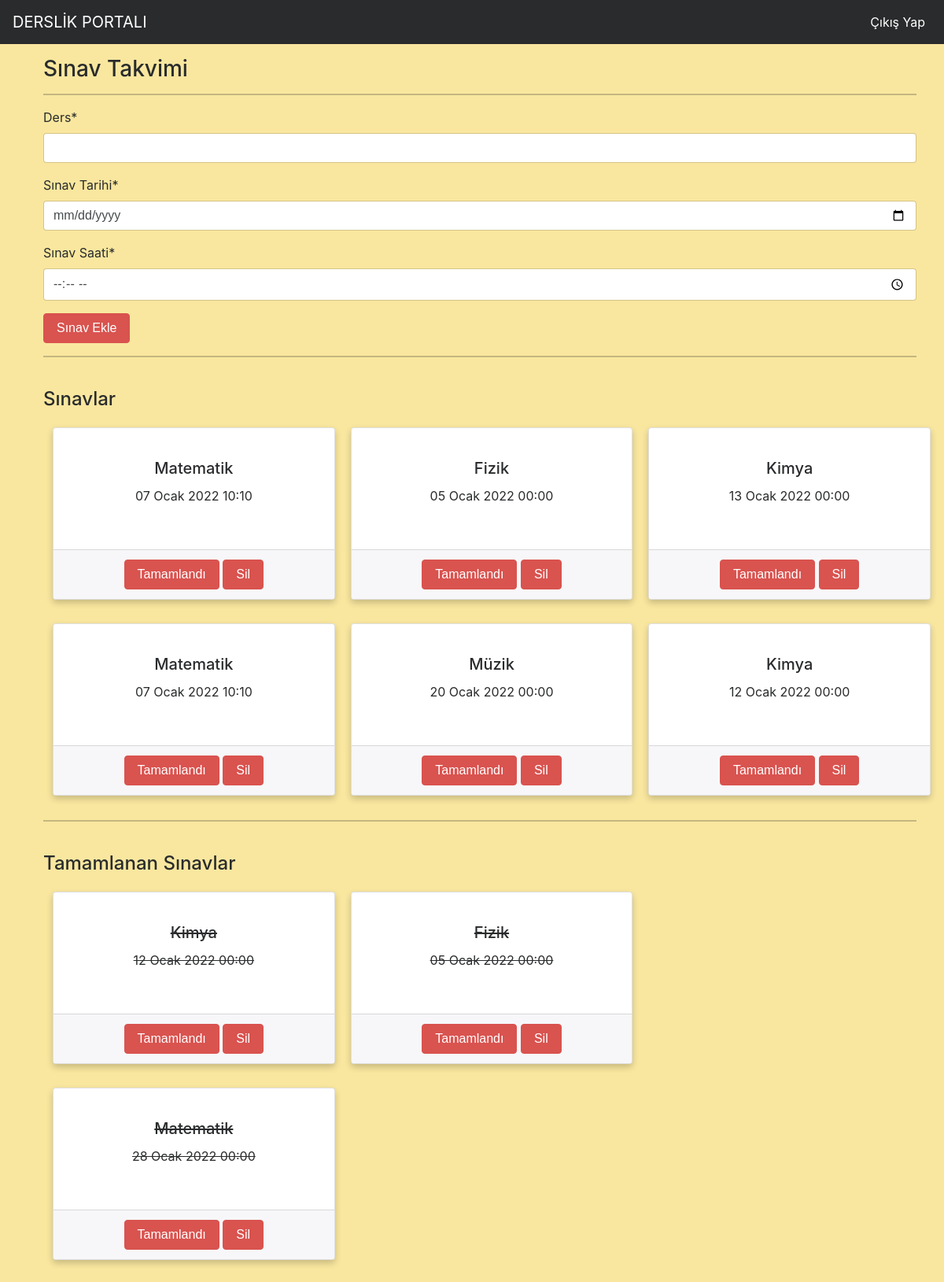
Page /examcalendar/ (signed in) on the committed database.
### dashboard/models.py (models this page shows, shortened)
class Examcalendar(models.Model):
    user = models.ForeignKey("auth.User",on_delete=models.CASCADE)
    subject = models.CharField(max_length=50,verbose_name='Ders')
    examDate = models.DateTimeField(verbose_name='Sınav Tarihi')
    examHour = models.TimeField(verbose_name='Sınav Saati')
    is_finished = models.BooleanField(default=False,verbose_name='Tamamlandı mı?')

### dashboard/views.py (the view, shortened to what this page needs)
# urls.py: path('examcalendar/',views.examcalendar, name = "examcalendar"),
@login_required(login_url = "user:login")
def examcalendar(request):
    examdates = Examcalendar.objects.filter(user = request.user)
    form = ExamcalendarForm()
    finishedNumber = 0
    notFinishedNumber = 0
    for i in examdates:
        if i.is_finished == True:
            finishedNumber += 1
        else:
            notFinishedNumber += 1
    context = {
        'form':form,
        'examdates':examdates,
        'finishedNumber':finishedNumber,
        'notFinishedNumber':notFinishedNumber,
    }
    return render(request,"examcalendar.html",context)

### dashboard/forms.py
class ExamcalendarForm(forms.ModelForm):
    class Meta:
        model = Examcalendar
        widgets = {"examDate":DateInput(),"examHour":TimeInput()}
        fields = ["subject","examDate","examHour"]

### templates/examcalendar.html (shortened to what this page needs)
{% extends "layout.html" %}
{% load crispy_forms_tags %}
{% block body %}
<div class="container" style="margin-bottom:120px">
    <h3>Sınav Takvimi</h3>
    <hr>
    <form method="POST" enctype="multipart/form-data">
        {{form|crispy}}
        <button type = "submit" class = "btn btn-danger">Sınav Ekle</button>
    </form>
    <hr>
    <br>
    {% if notFinishedNumber > 0%}
        <h4>Sınavlar</h4>
        <div class="row">
        <div class="card-columns">
        {% for examdate in examdates %}
            {% if examdate.is_finished == False %}
                    <div class="card h-80 w-60 text-center" style="margin:15px">
                    <div class="card-body">
                        <br>
                        <h5 class="card-title">{{examdate.subject}}</h5>
                        <p class="card-text">{{examdate.examDate}}<br>{{examdate.examTime}}</p>
                        <br>
                    </div>
                    <div class="card-footer">
                        <a href="{% url 'update-examcalendar' examdate.id %}">
                        <button type = "submit" class = "btn btn-danger">Tamamlandı</button>
                        </a>
                        <a href="{% url 'delete-examcalendar' examdate.id %}">
                        <button type = "submit" class = "btn btn-danger">Sil</button>
                        </a>
                    </div>
                    </div>
            {% endif %}
        {% endfor %}
        </div>
        </div>
    {% else %}
    <div class = "alert alert-danger">Sınavınız bulunmuyor.</div>
    {% endif %}
    <hr>
    <br>
    {% if finishedNumber > 0 %}
        <h4>Tamamlanan Sınavlar</h4>
        <div class="row">
        <div class="card-columns">
        {% for examdate in examdates %}
            {% if examdate.is_finished == True %}
                    <div class="card h-80 w-60 text-center" style="margin:15px">
                    <div class="card-body">
                        <br>
                        <h5 class="card-title"><s>{{examdate.subject}}</s></h5>
                        <p class="card-text"><s>{{examdate.examDate}}<br>{{examdate.examTime}}</s></p>
                        <br>
                    </div>
                    <div class="card-footer">
                        <a href="{% url 'update-examcalendar' examdate.id %}">
                        <button type = "submit" class = "btn btn-danger">Tamamlandı</button>
                        </a>
                        <a href="{% url 'delete-examcalendar' examdate.id %}">
                        <button type = "submit" class = "btn btn-danger">Sil</button>
                        </a>
                    </div>
                    </div>
            {% endif %}
        {% endfor %}
        </div>
        </div>
    {% else %}
    <div class = "alert alert-danger">Tamamlanmış sınavınız bulunmuyor.</div>
    {% endif %}
</div>
{% endblock body %}

### templates/layout.html (shortened to what this page needs)
<!DOCTYPE html>
{% load static %}
<html lang="en">
<head>
    <link rel="stylesheet" href="{% static 'css/main.css' %}" />
    <link rel="stylesheet" href="https://cdnjs.cloudflare.com/ajax/libs/font-awesome/6.0.0-beta3/css/all.min.css" />
    <link href='styles.css?version=1' rel='stylesheet'>
    <link rel="stylesheet" type="text/css" href="styles.css?version=51">
    <link rel="stylesheet" href="{% static 'css/bootstrap.min.css' %}" />
    <link rel="stylesheet" type="text/css" href="{% static 'css/style.css' %}">
</head>
<body>
    {% include "includes/navbar.html" %}
    <div style="margin-top=100px" class="container-fluid">
        <br><br><br>
        {% block body %}
        {% endblock body %}
    </div>
</body>
</html>

### templates/includes/navbar.html (shortened to what this page needs)
    <nav class="navbar navbar-toggleable-md navbar-inverse bg-inverse fixed-top">
      <a class="navbar-brand" href="{% url 'index' %}">DERSLİK PORTALI</a>
      <div class="collapse navbar-collapse" id="navbarsExampleDefault">
        <ul class="navbar-nav ml-auto">
          {% if request.user.is_authenticated %}
            <li class="nav-item active">
              <a class="nav-link" href="{% url 'user:logout' %}">Çıkış Yap</a>
            </li>
          {% endif %}
        </ul>
      </div>
    </nav>

### static/css/main.css (style rules this page uses)
.card { min-width: 0; background-color: #fff; background-clip: border-box; border: 1px solid rgba(0,0,0,.125); border-radius: 0.25rem; box-shadow: 0 4px 8px 0 rgba(0,0,0,0.2); transition: 0.3s; margin: 40px 40px 0 40px; }
body { max-width: 100%; overflow-x: hidden; height: 100%; width: 100%; padding-left: 20px; }
body { overflow-x: hidden; background-repeat: no-repeat; }

### static/css/style.css (style rules this page uses)
button { cursor: pointer; background: transparent; padding: 0; border: none; margin: 0; outline: none; }

### templates/examcalendar.html (style rules this page uses)
body { background-color: #F9E79F; }

### rows in the picture
Examcalendar: subject "Matematik", examDate "07 Ocak 2022 10:10"
Examcalendar: subject "Matematik", examDate "07 Ocak 2022 10:10"
Examcalendar: subject "Fizik", examDate "05 Ocak 2022 00:00"
Examcalendar: subject "Müzik", examDate "20 Ocak 2022 00:00"
Examcalendar: subject "Kimya", examDate "13 Ocak 2022 00:00"
Examcalendar: subject "Kimya", examDate "12 Ocak 2022 00:00"
Examcalendar: subject "Kimya", examDate "12 Ocak 2022 00:00"
Examcalendar: subject "Matematik", examDate "28 Ocak 2022 00:00"
Examcalendar: subject "Fizik", examDate "05 Ocak 2022 00:00"
